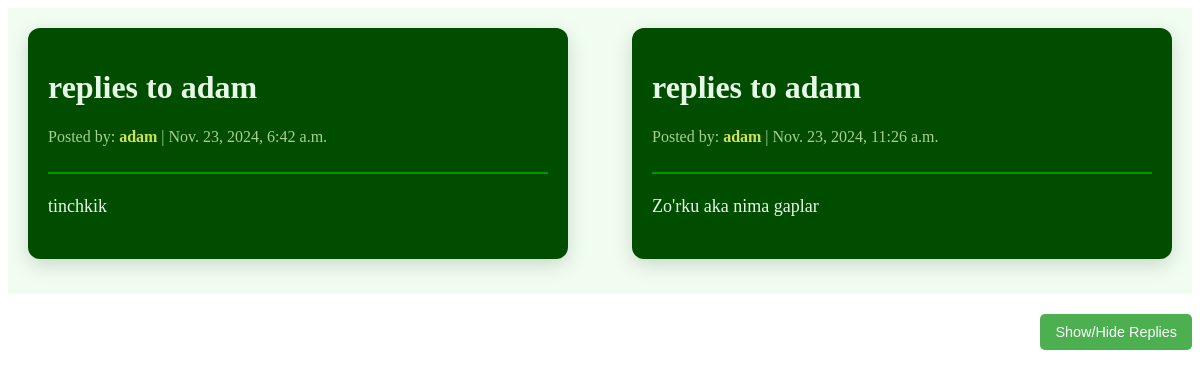
/replies/2/, run on the app's committed database.
### home/models.py (models this page shows, shortened)
class Reply_to_Comment(models.Model):
    content = models.CharField(max_length=200)
    author = models.ForeignKey(User, on_delete=models.CASCADE)
    comment = models.ForeignKey(Comment, on_delete=models.CASCADE)
    created_at = models.DateTimeField(auto_now_add=True)

### home/views.py (the view)
# urls.py: path('replies/<int:comment_id>/', RepliesView.as_view(), name='replies_list'),
class RepliesView(ListView):
    model = Reply_to_Comment
    template_name = 'home/replies.html'
    context_object_name ='replies'
    ordering = ['-created_at']
    def get_queryset(self):
        comment_id = self.kwargs.get('comment_id')
        return Reply_to_Comment.objects.filter(comment_id=comment_id)

### home/templates/home/replies.html (shortened to what this page needs)
<!DOCTYPE html>
<html lang="en">
<head>
</head>
<body>
<div class="topics-container">
    {% for reply in replies %}
        <div class="reply-card">
            <div class="reply-header">
              <h1>replies to {{ reply.author }}</h1>
                <p class="meta-info">Posted by: <span>{{ reply.author }}</span> | {{ reply.created_at }}</p>
            </div>
            <div class="reply-content">
                <p>{{ reply.content }}</p>
            </div>
        </div>
    {% endfor %}
</div>
<div class="topic-footer">
    <button class="toggle-comments-btn">Show/Hide Replies</button>
</div>
</body>
</html>

### home/templates/home/replies.html (style rules this page uses)
.topics-container { display: flex; flex-wrap: wrap; justify-content: space-between; padding: 20px; gap: 20px; background-color: #f1fdf1; }
.reply-card { background-color: #004d00; border-radius: 12px; width: 100%; max-width: 500px; box-shadow: 0 6px 20px rgba(0, 0, 0, 0.15); padding: 20px; margin-bottom: 15px; color: #e8f8e8; transition: transform 0.3s ease-in-out, box-shadow 0.3s ease-in-out; }
.reply-header { border-bottom: 2px solid #009900; padding-bottom: 10px; margin-bottom: 15px; }
.meta-info { font-size: 16px; color: #a9d08e; }
.meta-info span { font-weight: bold; color: #d4e157; }
.reply-content p { font-size: 18px; line-height: 1.6; max-height: 100px; overflow: hidden; text-overflow: ellipsis; transition: max-height 0.4s ease-in; }
.topic-footer { margin-top: 20px; text-align: right; }
.toggle-comments-btn { background-color: #4caf50; color: #fff; border: none; padding: 10px 15px; border-radius: 5px; cursor: pointer; font-size: 0.9rem; transition: background-color 0.3s ease; }

### data on the page
Reply_to_Comment: author "adam", created_at "Nov. 23, 2024, 6:42 a.m.", content "tinchkik"
Reply_to_Comment: author "adam", created_at "Nov. 23, 2024, 11:26 a.m.", content "Zo'rku aka nima gaplar"
